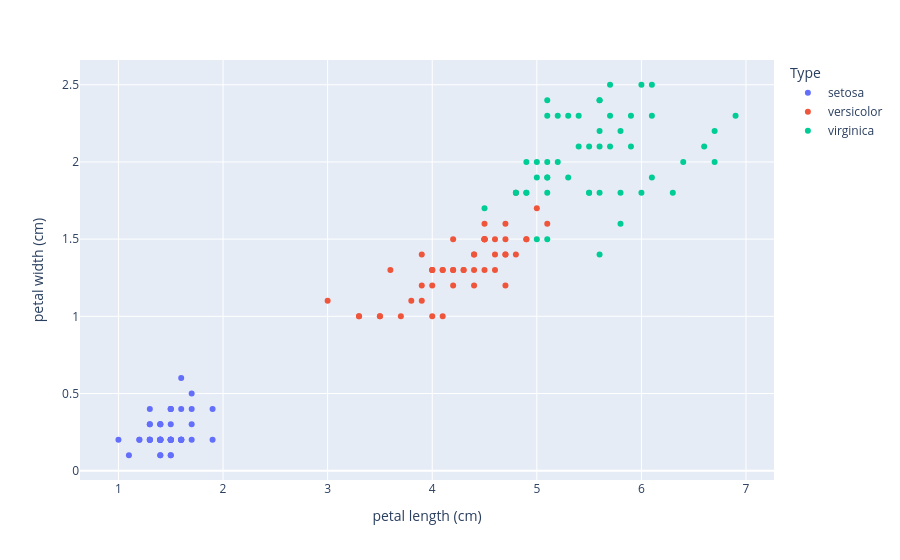

Here is the notebook cell this chart was saved with:
### Code cell
df_plot = pd.DataFrame({'petal length (cm)': X[:,2], 'petal width (cm)':X[:,3], "Type": iris.target_names[y]})
px.scatter(df_plot, x = 'petal length (cm)', y= 'petal width (cm)', color="Type")

### Figure 1 — Plotly figure (JSON) as saved in the notebook; plotly's stock layout.template omitted (floating-point values rounded to 4 significant figures)
{"data": [{"hovertemplate": "Type=setosa<br>petal length (cm)=%{x}<br>petal width (cm)=%{y}<extra></extra>", "legendgroup": "setosa", "marker": {"color": "#636efa", "symbol": "circle"}, "mode": "markers", "name": "setosa", "orientation": "v", "showlegend": true, "type": "scatter", "x": [1.4, 1.4, 1.3, 1.5, 1.4, 1.7, 1.4, 1.5, 1.4, 1.5, 1.5, 1.6, 1.4, 1.1, 1.2, 1.5, 1.3, 1.4, 1.7, 1.5, 1.7, 1.5, 1, 1.7, 1.9, 1.6, 1.6, 1.5, 1.4, 1.6, 1.6, 1.5, 1.5, 1.4, 1.5, 1.2, 1.3, 1.4, 1.3, 1.5, 1.3, 1.3, 1.3, 1.6, 1.9, 1.4, 1.6, 1.4, 1.5, 1.4], "xaxis": "x", "y": [0.2, 0.2, 0.2, 0.2, 0.2, 0.4, 0.3, 0.2, 0.2, 0.1, 0.2, 0.2, 0.1, 0.1, 0.2, 0.4, 0.4, 0.3, 0.3, 0.3, 0.2, 0.4, 0.2, 0.5, 0.2, 0.2, 0.4, 0.2, 0.2, 0.2, 0.2, 0.4, 0.1, 0.2, 0.2, 0.2, 0.2, 0.1, 0.2, 0.2, 0.3, 0.3, 0.2, 0.6, 0.4, 0.3, 0.2, 0.2, 0.2, 0.2], "yaxis": "y"}, {"hovertemplate": "Type=versicolor<br>petal length (cm)=%{x}<br>petal width (cm)=%{y}<extra></extra>", "legendgroup": "versicolor", "marker": {"color": "#EF553B", "symbol": "circle"}, "mode": "markers", "name": "versicolor", "orientation": "v", "showlegend": true, "type": "scatter", "x": [4.7, 4.5, 4.9, 4, 4.6, 4.5, 4.7, 3.3, 4.6, 3.9, 3.5, 4.2, 4, 4.7, 3.6, 4.4, 4.5, 4.1, 4.5, 3.9, 4.8, 4, 4.9, 4.7, 4.3, 4.4, 4.8, 5, 4.5, 3.5, 3.8, 3.7, 3.9, 5.1, 4.5, 4.5, 4.7, 4.4, 4.1, 4, 4.4, 4.6, 4, 3.3, 4.2, 4.2, 4.2, 4.3, 3, 4.1], "xaxis": "x", "y": [1.4, 1.5, 1.5, 1.3, 1.5, 1.3, 1.6, 1, 1.3, 1.4, 1, 1.5, 1, 1.4, 1.3, 1.4, 1.5, 1, 1.5, 1.1, 1.8, 1.3, 1.5, 1.2, 1.3, 1.4, 1.4, 1.7, 1.5, 1, 1.1, 1, 1.2, 1.6, 1.5, 1.6, 1.5, 1.3, 1.3, 1.3, 1.2, 1.4, 1.2, 1, 1.3, 1.2, 1.3, 1.3, 1.1, 1.3], "yaxis": "y"}, {"hovertemplate": "Type=virginica<br>petal length (cm)=%{x}<br>petal width (cm)=%{y}<extra></extra>", "legendgroup": "virginica", "marker": {"color": "#00cc96", "symbol": "circle"}, "mode": "markers", "name": "virginica", "orientation": "v", "showlegend": true, "type": "scatter", "x": [6, 5.1, 5.9, 5.6, 5.8, 6.6, 4.5, 6.3, 5.8, 6.1, 5.1, 5.3, 5.5, 5, 5.1, 5.3, 5.5, 6.7, 6.9, 5, 5.7, 4.9, 6.7, 4.9, 5.7, 6, 4.8, 4.9, 5.6, 5.8, 6.1, 6.4, 5.6, 5.1, 5.6, 6.1, 5.6, 5.5, 4.8, 5.4, 5.6, 5.1, 5.1, 5.9, 5.7, 5.2, 5, 5.2, 5.4, 5.1], "xaxis": "x", "y": [2.5, 1.9, 2.1, 1.8, 2.2, 2.1, 1.7, 1.8, 1.8, 2.5, 2, 1.9, 2.1, 2, 2.4, 2.3, 1.8, 2.2, 2.3, 1.5, 2.3, 2, 2, 1.8, 2.1, 1.8, 1.8, 1.8, 2.1, 1.6, 1.9, 2, 2.2, 1.5, 1.4, 2.3, 2.4, 1.8, 1.8, 2.1, 2.4, 2.3, 1.9, 2.3, 2.5, 2.3, 1.9, 2, 2.3, 1.8], "yaxis": "y"}], "layout": {"autosize": true, "legend": {"title": {"text": "Type"}, "tracegroupgap": 0}, "margin": {"t": 60}, "xaxis": {"anchor": "y", "autorange": true, "domain": [0, 1], "range": [0.6441, 7.256], "title": {"text": "petal length (cm)"}, "type": "linear"}, "yaxis": {"anchor": "x", "autorange": true, "domain": [0, 1], "range": [-0.08583, 2.686], "title": {"text": "petal width (cm)"}, "type": "linear"}}}
